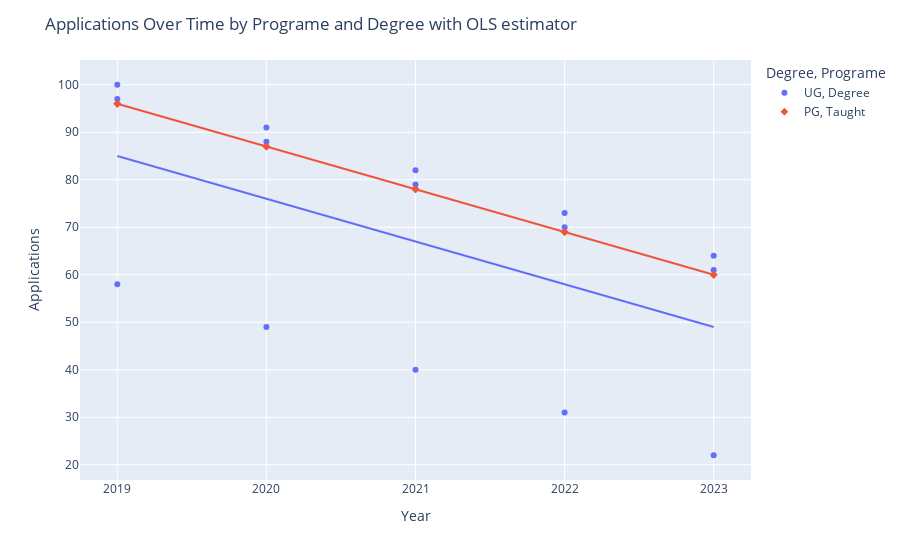

The notebook cell this image was saved under:
### Code cell
import plotly.express as px
import re

# Melt the DataFrame to have one row per application type and year
df_melted = pd.melt(df, id_vars=['Department', 'Programe'], 
                     value_vars=['Apps 2019/20', 'Apps 2020/21', 'Apps 2021/22', 'Apps 2022/23', 'Apps 2023/2024'],
                     var_name='Year', value_name='Applications')

# Split the Programe column into UG Degree and PG Taught columns
df_melted[['Degree', 'Programe']] = df_melted['Programe'].str.split(' ', n=1, expand=True)

# Convert the 'Year' column to numerical values
df_melted['Year'] = df_melted['Year'].apply(lambda x: re.search(r'\d{4}', x).group())

# Create an interactive scatterplot with regression line
fig = px.scatter(df_melted, x='Year', y='Applications', color='Degree', symbol='Programe', trendline='ols', hover_data=['Department', 'Programe'])
fig.update_layout(title='Applications Over Time by Programe and Degree with OLS estimator', xaxis_title='Year', yaxis_title='Applications')
fig.show()

### Figure 1 — Plotly figure (JSON) as saved in the notebook; plotly's stock layout.template omitted (floating-point values rounded to 4 significant figures)
{"data": [{"customdata": [["Accounting", "Degree"], ["Anthropology", "Degree"], ["Economic History", "Degree"], ["Accounting", "Degree"], ["Anthropology", "Degree"], ["Economic History", "Degree"], ["Accounting", "Degree"], ["Anthropology", "Degree"], ["Economic History", "Degree"], ["Accounting", "Degree"], ["Anthropology", "Degree"], ["Economic History", "Degree"], ["Accounting", "Degree"], ["Anthropology", "Degree"], ["Economic History", "Degree"]], "hovertemplate": "Degree=UG<br>Programe=%{customdata[1]}<br>Year=%{x}<br>Applications=%{y}<br>Department=%{customdata[0]}<extra></extra>", "legendgroup": "UG, Degree", "marker": {"color": "#636efa", "symbol": "circle"}, "mode": "markers", "name": "UG, Degree", "orientation": "v", "showlegend": true, "type": "scatter", "x": ["2019", "2019", "2019", "2020", "2020", "2020", "2021", "2021", "2021", "2022", "2022", "2022", "2023", "2023", "2023"], "xaxis": "x", "y": [100, 58, 97, 91, 49, 88, 82, 40, 79, 73, 31, 70, 64, 22, 61], "yaxis": "y"}, {"hovertemplate": "<b>OLS trendline</b><br>Applications = -9 * Year + 18256<br>R<sup>2</sup>=0.306818<br><br>Degree=UG<br>Programe=Degree<br>Year=%{x}<br>Applications=%{y} <b>(trend)</b><extra></extra>", "legendgroup": "UG, Degree", "marker": {"color": "#636efa", "symbol": "circle"}, "mode": "lines", "name": "UG, Degree", "showlegend": false, "type": "scatter", "x": ["2019", "2019", "2019", "2020", "2020", "2020", "2021", "2021", "2021", "2022", "2022", "2022", "2023", "2023", "2023"], "xaxis": "x", "y": [85.0, 85.0, 85.0, 76.0, 76.0, 76.0, 67.0, 67.0, 67.0, 58.0, 58.0, 58.0, 49.0, 49.0, 49.0], "yaxis": "y"}, {"customdata": [["Accounting", "Taught"], ["Economic History", "Taught"], ["Accounting", "Taught"], ["Economic History", "Taught"], ["Accounting", "Taught"], ["Economic History", "Taught"], ["Accounting", "Taught"], ["Economic History", "Taught"], ["Accounting", "Taught"], ["Economic History", "Taught"]], "hovertemplate": "Degree=PG<br>Programe=%{customdata[1]}<br>Year=%{x}<br>Applications=%{y}<br>Department=%{customdata[0]}<extra></extra>", "legendgroup": "PG, Taught", "marker": {"color": "#EF553B", "symbol": "diamond"}, "mode": "markers", "name": "PG, Taught", "orientation": "v", "showlegend": true, "type": "scatter", "x": ["2019", "2019", "2020", "2020", "2021", "2021", "2022", "2022", "2023", "2023"], "xaxis": "x", "y": [96, 96, 87, 87, 78, 78, 69, 69, 60, 60], "yaxis": "y"}, {"hovertemplate": "<b>OLS trendline</b><br>Applications = -9 * Year + 18267<br>R<sup>2</sup>=1.000000<br><br>Degree=PG<br>Programe=Taught<br>Year=%{x}<br>Applications=%{y} <b>(trend)</b><extra></extra>", "legendgroup": "PG, Taught", "marker": {"color": "#EF553B", "symbol": "diamond"}, "mode": "lines", "name": "PG, Taught", "showlegend": false, "type": "scatter", "x": ["2019", "2019", "2020", "2020", "2021", "2021", "2022", "2022", "2023", "2023"], "xaxis": "x", "y": [96.0, 96.0, 87.0, 87.0, 78.0, 78.0, 69.0, 69.0, 60.0, 60.0], "yaxis": "y"}], "layout": {"legend": {"title": {"text": "Degree, Programe"}, "tracegroupgap": 0}, "margin": {"t": 60}, "title": {"text": "Applications Over Time by Programe and Degree with OLS estimator"}, "xaxis": {"anchor": "y", "domain": [0, 1], "title": {"text": "Year"}}, "yaxis": {"anchor": "x", "domain": [0, 1], "title": {"text": "Applications"}}}}
